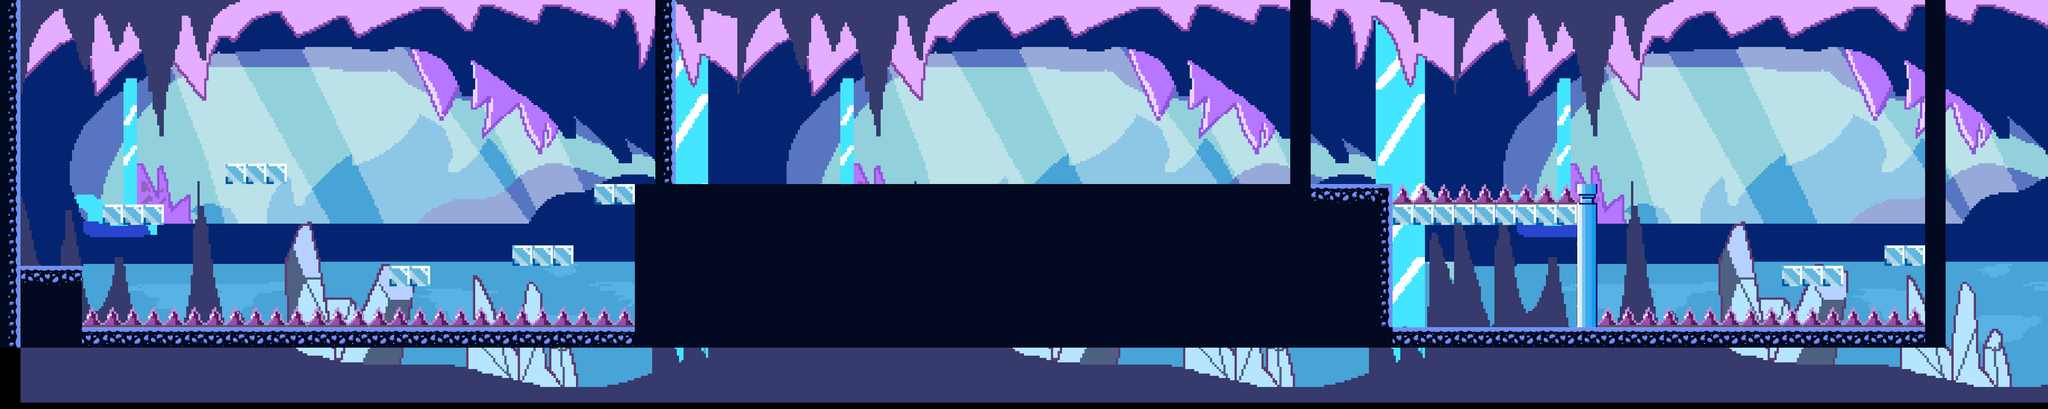

Rendered tile map (Tiled .tmx) drawn with the repository's tilesets; below, a short description and the map source with its tile grids summarised:
An orthogonal 100x20 tile map with 64x64 px tiles, 1 tile layer (Tile Layer 1), 3 tilesets, 3 image layers and 31 objects (3x spike, 3x cameraSwitch, 2x Snow - cutscene 1, Snow - Level 1, player, ...).

<map version="1.9" tiledversion="1.9.2" orientation="orthogonal" renderorder="right-down" width="100" height="20" tilewidth="64" tileheight="64" infinite="0" nextlayerid="7" nextobjectid="43">
 <tileset firstgid="1" source="AllTiles.tsx" />
 <tileset firstgid="101" source="All Tiles V2.tsx" />
 <tileset firstgid="201" source="V3.tsx" />
 <imagelayer id="4" name="Image Layer 1" offsetx="64" offsety="0">
  <image source="SnowTavernsBackground.png" width="2240" height="1260" />
 </imagelayer>
 <imagelayer id="5" name="Copy of Image Layer 1" offsetx="2304" offsety="0">
  <image source="SnowTavernsBackground.png" width="2240" height="1260" />
 </imagelayer>
 <imagelayer id="6" name="Copy of Copy of Image Layer 1" offsetx="4544" offsety="0">
  <image source="SnowTavernsBackground.png" width="2240" height="1260" />
 </imagelayer>
 <layer id="1" name="Tile Layer 1" width="100" height="20">
  <data>[2000 cells, 499 non-empty, 18 distinct tile ids]</data>
 </layer>
 <objectgroup id="2" name="levels">
  <object id="1" name="Snow - Level 1" x="64" y="2" width="1920" height="1080" />
  <object id="12" name="Snow - cutscene 1" x="2114" y="-2" width="1920" height="1080" />
  <object id="22" name="Snow - cutscene 1" x="4103.64" y="2.42424" width="1920" height="1080" />
 </objectgroup>
 <objectgroup id="3" name="Object Layer 1">
  <object id="2" name="spike" x="256" y="960" width="1728" height="64" />
  <object id="3" x="320" y="640">
   <polygon points="0,0 192,0 192,64 0,64" />
  </object>
  <object id="4" x="704" y="512">
   <polygon points="0,0 192,0 192,64 0,64" />
  </object>
  <object id="5" x="1216" y="832">
   <polygon points="0,0 128,0 128,64 0,64" />
  </object>
  <object id="6" x="1600" y="832">
   <polygon points="0,0 0,-64 192,-64 192,0" />
  </object>
  <object id="7" x="1856" y="640">
   <polygon points="0,0 0,-64 128,-64 128,0" />
  </object>
  <object id="8" x="64" y="832">
   <polygon points="0,0 192,0 192,256 0,256 0,0" />
  </object>
  <object id="9" x="0" y="0">
   <polygon points="0,0 64,0 64,1088 0,1088" />
  </object>
  <object id="10" x="256" y="1024">
   <polygon points="0,0 1728,0 1728,64 0,64" />
  </object>
  <object id="11" name="cameraSwitch" x="1981" y="0" width="64" height="576" />
  <object id="13" x="1984" y="576">
   <polygon points="0,0 64,0 64,512 0,512" />
  </object>
  <object id="14" x="2048" y="576">
   <polygon points="0,0 0,-576 64,-576 64,512 0,512" />
  </object>
  <object id="17" name="player" x="128" y="64" width="64" height="86" />
  <object id="19" x="2112" y="576">
   <polygon points="0,0 1920,0 1920,512 0,512" />
  </object>
  <object id="23" name="mango" x="4417.33" y="769.333" width="64" height="64" />
  <object id="24" x="4096" y="576">
   <polygon points="0,0 256,0 256,512 0,512" />
  </object>
  <object id="25" x="4032" y="0">
   <polygon points="0,0 64,0 64,1088 0,1088" />
  </object>
  <object id="26" x="4352" y="1024">
   <polygon points="0,0 1664,0 1664,64 0,64" />
  </object>
  <object id="27" x="6020" y="1092">
   <polygon points="0,0 0,-1088 64,-1088 64,0" />
  </object>
  <object id="28" x="5888" y="832">
   <polygon points="0,0 0,-64 128,-64 128,0" />
  </object>
  <object id="29" x="5568" y="896">
   <polygon points="0,0 0,-64 192,-64 192,0" />
  </object>
  <object id="30" x="4928" y="704">
   <polygon points="0,0 0,-128 64,-128 64,0" />
  </object>
  <object id="31" x="4352" y="704">
   <polygon points="0,0 64,0 64,-64 0,-64" />
  </object>
  <object id="32" x="4480" y="704">
   <polygon points="0,0 0,-64 448,-64 448,0" />
  </object>
  <object id="34" name="spike" x="4352" y="576" width="576" height="64" />
  <object id="35" name="spike" x="4992" y="960" width="1024" />
  <object id="37" name="cameraSwitch" x="5990" y="4" width="64" height="768" />
  <object id="39" name="cameraSwitch" x="4003.64" y="3.0303" width="64" height="576" />
 </objectgroup>
</map>